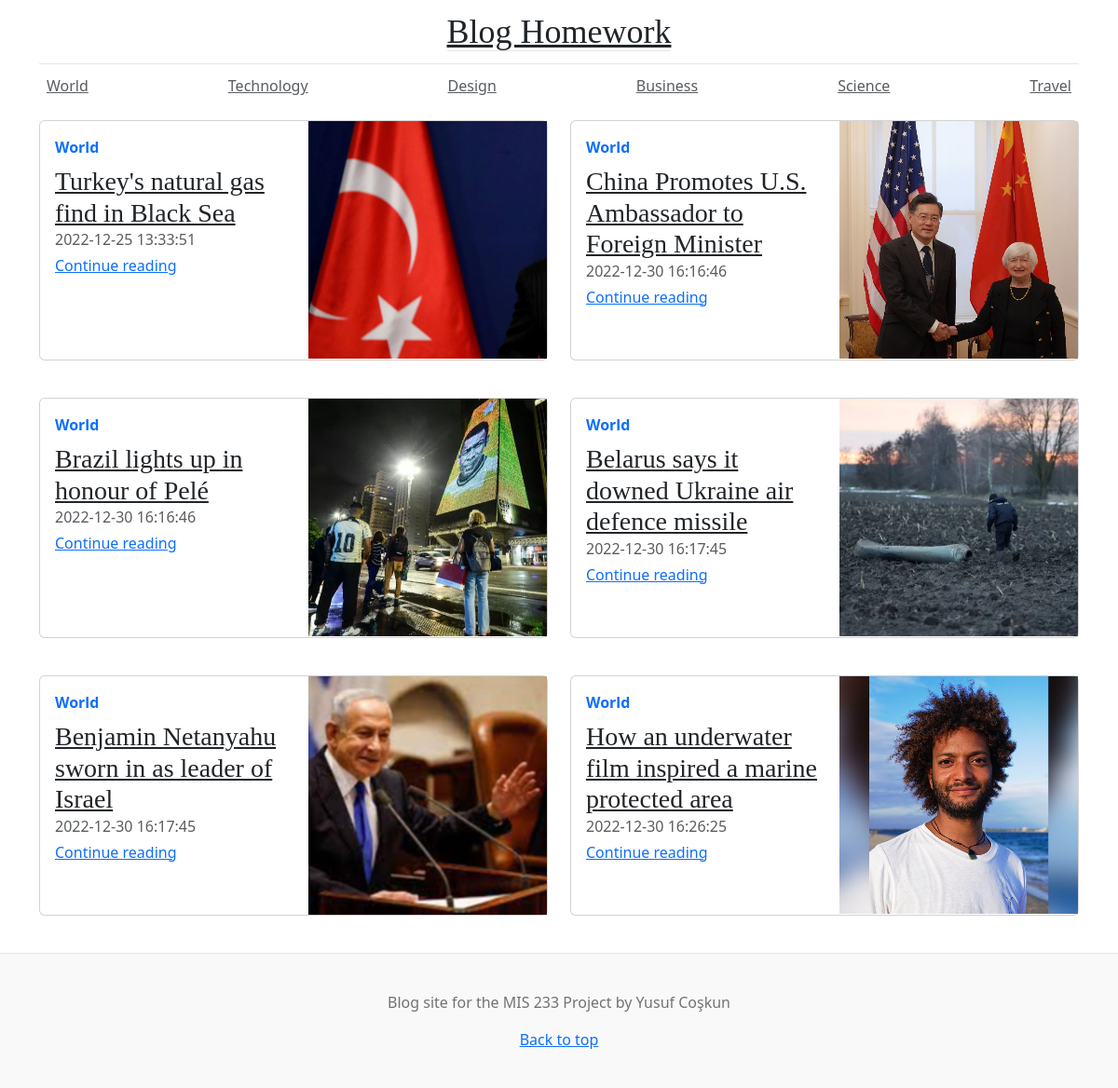
The page /project/world.php on the database its author committed.
### tables this page shows
CREATE TABLE IF NOT EXISTS `posts` (
  `id` int NOT NULL AUTO_INCREMENT,
  `title` varchar(255) NOT NULL,
  `body` text NOT NULL,
  `created_at` datetime NOT NULL,
  `categories` text,
  PRIMARY KEY (`id`)
);

### project/world.php (the view, shortened to what this page needs)
<?php
include "../config.php";
$sql = "SELECT * FROM posts WHERE categories='World'";
$result = mysqli_query($database, $sql);
?>
<!DOCTYPE html>
<html>
<head>
  <link href="css/bootstrap.min.css" rel="stylesheet">
  <link href="css/blog.css" rel="stylesheet">
</head>
<body>
<div class="container">
<?php
    include "header.php";
    ?>
    <?php
    include "navbar.php";
    ?>
    <div class="row my-3">
        <div class="col-md-6">
            <div class="card flex-md-row mb-4 box-shadow h-md-250">
                <div class="card-body d-flex flex-column align-items-start">
                    <strong class="d-inline-block mb-2 text-primary">World</strong>
                    <h3 class="mb-0">
                        <?php if ($row = mysqli_fetch_assoc($result)) { ?>
                        <a class="text-dark" href="post.php?id=<?php echo $row['id']; ?>"> <?php echo $row['title']; ?></a>
                    </h3>
                    <div class="mb-1 text-muted"><?php echo $row['created_at']; ?></div>
                    <?php } ?>
                    <a href="post.php?id=<?php echo $row['id']; ?>">Continue reading</a>
                </div>
                <img class="card-img-right flex-auto d-none d-md-block" src="images\blacksea.jpg" alt="Card image cap">
            </div>
        </div>
    <div class="col-md-6">
            <div class="card flex-md-row mb-4 box-shadow h-md-250">
                <div class="card-body d-flex flex-column align-items-start">
                    <strong class="d-inline-block mb-2 text-primary">World</strong>
                    <h3 class="mb-0">
                        <?php if ($row = mysqli_fetch_assoc($result)) { ?>
                        <a class="text-dark" href="post.php?id=<?php echo $row['id']; ?>"> <?php echo $row['title']; ?></a>
                    </h3>
                    <div class="mb-1 text-muted"><?php echo $row['created_at']; ?></div>
                    <?php } ?>
                    <a href="post.php?id=<?php echo $row['id']; ?>">Continue reading</a>
                </div>
                <img class="card-img-right flex-auto d-none d-md-block" src="images\china.jpg" alt="Card image cap">
            </div>
        </div>
    </div>
    <div class="row mb-2">
        <div class="col-md-6">
            <div class="card flex-md-row mb-4 box-shadow h-md-250">
                <div class="card-body d-flex flex-column align-items-start">
                    <strong class="d-inline-block mb-2 text-primary">World</strong>
                    <h3 class="mb-0">
                        <?php if ($row = mysqli_fetch_assoc($result)) { ?>
                        <a class="text-dark" href="post.php?id=<?php echo $row['id']; ?>"> <?php echo $row['title']; ?></a>
                    </h3>
                    <div class="mb-1 text-muted"><?php echo $row['created_at']; ?></div>
                    <?php } ?>
                    <a href="post.php?id=<?php echo $row['id']; ?>">Continue reading</a>
                </div>
                <img class="card-img-right flex-auto d-none d-md-block" src="images\pele.jpg" alt="Card image cap">
            </div>
        </div>
        <div class="col-md-6">
            <div class="card flex-md-row mb-4 box-shadow h-md-250">
                <div class="card-body d-flex flex-column align-items-start">
                    <strong class="d-inline-block mb-2 text-primary">World</strong>
                    <h3 class="mb-0">
                        <?php if ($row = mysqli_fetch_assoc($result)) { ?>
                        <a class="text-dark" href="post.php?id=<?php echo $row['id']; ?>"> <?php echo $row['title']; ?></a>
                    </h3>
                    <div class="mb-1 text-muted"><?php echo $row['created_at']; ?></div>
                    <?php } ?>
                    <a href="post.php?id=<?php echo $row['id']; ?>">Continue reading</a>
                </div>
                <img class="card-img-right flex-auto d-none d-md-block" src="images\belarus.jpg" alt="Card image cap">
            </div>
        </div>
    </div>
    <div class="row my-3">
    <div class="col-md-6">
            <div class="card flex-md-row mb-4 box-shadow h-md-250">
                <div class="card-body d-flex flex-column align-items-start">
                    <strong class="d-inline-block mb-2 text-primary">World</strong>
                    <h3 class="mb-0">
                        <?php if ($row = mysqli_fetch_assoc($result)) { ?>
                        <a class="text-dark" href="post.php?id=<?php echo $row['id']; ?>"> <?php echo $row['title']; ?></a>
                    </h3>
                    <div class="mb-1 text-muted"><?php echo $row['created_at']; ?></div>
                    <?php } ?>
                    <a href="post.php?id=<?php echo $row['id']; ?>">Continue reading</a>
                </div>
                <img class="card-img-right flex-auto d-none d-md-block" src="images\net.jpg" alt="Card image cap">
            </div>
        </div>
        <div class="col-md-6">
            <div class="card flex-md-row mb-4 box-shadow h-md-250">
                <div class="card-body d-flex flex-column align-items-start">
                    <strong class="d-inline-block mb-2 text-primary">World</strong>
                    <h3 class="mb-0">
                        <?php if ($row = mysqli_fetch_assoc($result)) { ?>
                        <a class="text-dark" href="post.php?id=<?php echo $row['id']; ?>"> <?php echo $row['title']; ?></a>
                    </h3>
                    <div class="mb-1 text-muted"><?php echo $row['created_at']; ?></div>
                    <?php } ?>
                    <a href="post.php?id=<?php echo $row['id']; ?>">Continue reading</a>
                </div>
                <img class="card-img-right flex-auto d-none d-md-block" src="images\Safeimagekit-crop-image-to-256x256.jpg" alt="Card image cap">
            </div>
        </div>
    </div>
</div>
    <?php
  include "footer.php";
  ?>
</body>
</html>

### project/css/blog.css (style rules this page uses)
h1, h2, h3, h4, h5, h6 { font-family: "Playfair Display", Georgia, "Times New Roman", serif; }
.flex-auto { flex: 0 0 auto; }
@media (min-width: 768px) { .h-md-250 { height: 250px; } }

### rows shown on the page
posts: title "Turkey's natural gas find in Black Sea", created_at "2022-12-25 13:33:51"
posts: title "China Promotes U.S. Ambassador to Foreign Minister", created_at "2022-12-30 16:16:46"
posts: title "Brazil lights up in honour of Pelé", created_at "2022-12-30 16:16:46"
posts: title "Belarus says it downed Ukraine air defence missile", created_at "2022-12-30 16:17:45"
posts: title "Benjamin Netanyahu sworn in as leader of Israel", created_at "2022-12-30 16:17:45"
posts: title "How an underwater film inspired a marine protected area", created_at "2022-12-30 16:26:25"
